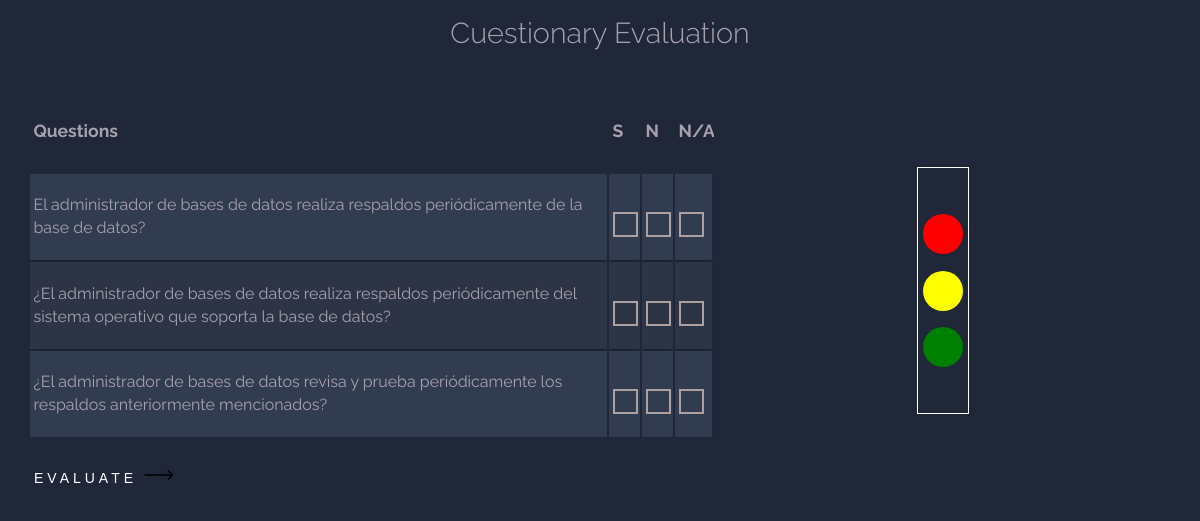
Page /pages/cuestionary.php on the earlier database version.
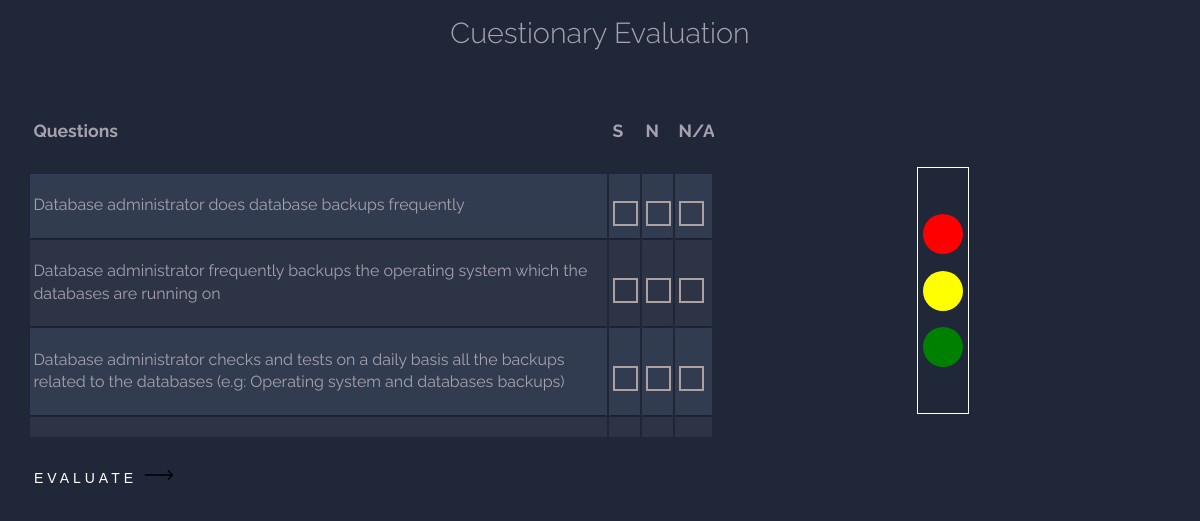
Same page on the later database version.
### tables this page shows
CREATE TABLE IF NOT EXISTS `cuestionario` (
  `id` int NOT NULL AUTO_INCREMENT,
  `pregunta` varchar(300) DEFAULT NULL,  
  `contenidoC` int NOT NULL,
  PRIMARY KEY (`id`),
  KEY `foreignkeyCuestionarioContenido` (`contenidoC`)
);

### pages/cuestionary.php (the view, shortened to what this page needs)
<?php
require_once '../config/config.php';
$query = "SELECT *, cu.id AS cuestionario_id
            FROM cuestionario cu
            INNER JOIN contenido c ON cu.contenidoC = c.id;";
$result = $mysqli->query($query);
$cuestionario = array();
if ($result) {
    $cuestionario = $result->fetch_all(MYSQLI_ASSOC);
} else {
    $message = 'Error en la consulta: ' . $mysqli->error;
}
?>
<!DOCTYPE html>
<html>
<head>
    <link href="../assets/css/normalize.css" rel="stylesheet">
    <link href="../assets/css/style.css" rel="stylesheet">
</head>
<body>
    <h1 class="mb-3">Cuestionary Evaluation</h1>
    <div class="container">
        <div class="contenedor">
            <div class="table-container">
                <table class="container-preguntas">
                    <thead>
                        <tr>
                            <th>
                                <h1>Questions</h1>
                            </th>
                            <th>
                                <h1>S</h1>
                            </th>
                            <th>
                                <h1>N</h1>
                            </th>
                            <th>
                                <h1>N/A</h1>
                            </th>
                        </tr>
                    </thead>
                    <tbody>
                        <?php
                        foreach ($cuestionario as $pregunta) {
                        ?>
                            <tr>
                                <td><?php echo $pregunta['pregunta']; ?></td>
                                <td><label class="checkbox-btn">
                                        <span class="checkmark"></span>
                                    </label></td>
                                <td><label class="checkbox-btn">
                                        <span class="checkmark"></span>
                                    </label></td>
                                <td><label class="checkbox-btn">
                                        <span class="checkmark"></span>
                                    </label></td>
                            </tr>
                        <?php
                        }
                        ?>
                    </tbody>
                </table>
            </div>
            <button id="evaluateButton" class="cta">
                <span class="hover-underline-animation"> Evaluate </span>
                <svg viewBox="0 0 46 16" height="10" width="30" xmlns="http://www.w3.org/2000/svg" id="arrow-horizontal">
                    <path transform="translate(30)" d="M8,0,6.545,1.455l5.506,5.506H-30V9.039H12.052L6.545,14.545,8,16l8-8Z" data-name="Path 10" id="Path_10"></path>
                </svg>
            </button>
        </div>
        <div class="semaforo">
            <div class="luz-roja"></div>
            <div class="luz-amarilla"></div>
            <div class="luz-verde"></div>
        </div>
    </div>
</body>
</html>

### assets/css/style.css (style rules this page uses)
:root { --fuente-principal: 'Raleway', sans-serif; --fuente-heading: 'Staatliches', cursive; --blanco: #fff; }
html { box-sizing: border-box; }
*, *:before, *:after { box-sizing: inherit; }
body { font-family: var(--fuente-principal); font-weight: 300; line-height: 1.42em; color: #A7A1AE; background-color: #1F2739 !important; }
h1 { font-size: 1.8rem; font-weight: 300; line-height: 1em; text-align: center; }
.container { margin: 0 auto; padding: 20px; display: flex; text-align: center; }
.checkbox-btn { display: block; position: relative; padding-left: 30px; margin-bottom: 10px; cursor: pointer; -webkit-user-select: none; -moz-user-select: none; -ms-user-select: none; user-select: none; }
.checkmark { position: absolute; top: 0; left: 0; height: 25px; width: 25px; border: 2.5px solid #ada0a0; transition: .2s linear; }
.checkmark:after { content: ""; position: absolute; visibility: hidden; opacity: 0; left: 50%; top: 40%; width: 10px; height: 14px; border: 2px solid #0ea021; filter: drop-shadow(0px 0px 10px #0ea021); border-width: 0 2.5px 2.5px 0; transition: .2s linear; transform: translate(-50%, -50%) rotate(-90deg) scale(0.2); }
.contenedor { display: block; width: 60%; }
.cta { border: none; background: none; display: flex; cursor: pointer; }
.cta span { padding-bottom: 7px; letter-spacing: 4px; font-size: 14px; padding-right: 15px; text-transform: uppercase; color: var(--blanco); }
.cta svg { transform: translateX(-8px); transition: all 0.3s ease; }
.hover-underline-animation { position: relative; color: var(--blanco); padding-bottom: 20px; }
.hover-underline-animation:after { content: ""; position: absolute; width: 100%; transform: scaleX(0); height: 2px; bottom: 0; left: 0; background-color: var(--blanco); transform-origin: bottom right; transition: transform 0.25s ease-out; }
.container-preguntas th h1 { font-weight: bold; font-size: 1.1rem; text-align: left; }
.container-preguntas td { font-weight: normal; font-size: 1em; -webkit-box-shadow: 0 2px 2px -2px #0E1119; -moz-box-shadow: 0 2px 2px -2px #0E1119; box-shadow: 0 2px 2px -2px #0E1119; }
.container-preguntas { text-align: left; overflow: hidden; width: 100%; margin: 0 auto; display: table; padding: 0 0 1.3rem 0; }
.container-preguntas td, .container-preguntas th { padding-bottom: 3%; padding-top: 3%; padding-left: 0.5% }
.container-preguntas tr:nth-child(odd) { background-color: #323C50; }
.container-preguntas tr:nth-child(even) { background-color: #2C3446; }
.container-preguntas th { background-color: #1F2739; }
.semaforo { display: flex; flex-direction: column; align-items: center; justify-content: center; margin: 0 auto; gap: .4rem; margin: 5rem auto; border: 1px solid #fff; }
.luz-roja, .luz-amarilla, .luz-verde { width: 40px; height: 40px; border-radius: 50%; margin: 5px; }
.luz-roja { background-color: red; }
.luz-amarilla { background-color: yellow; }
.luz-verde { background-color: green; }
.table-container { max-height: 350px; overflow-y: auto; margin-bottom: 2rem; }
.container-preguntas th { position: sticky; top: 0; z-index: 1; }

Differences in the rows shown:
changed cuestionario: pregunta "El administrador de bases de datos realiza respaldos periódicamente de la base de datos?" → "Database administrator does database backups frequently"
changed cuestionario: pregunta "¿El administrador de bases de datos realiza respaldos periódicamente del sistema operativo que soporta la base de datos?" → "Database administrator frequently backups the operating system which the databases are running on"
changed cuestionario: pregunta "¿El administrador de bases de datos revisa y prueba periódicamente los respaldos anteriormente mencionados?" → "Database administrator checks and tests on a daily basis all the backups related to the databases (e.g: Operating system and databases backups)"
